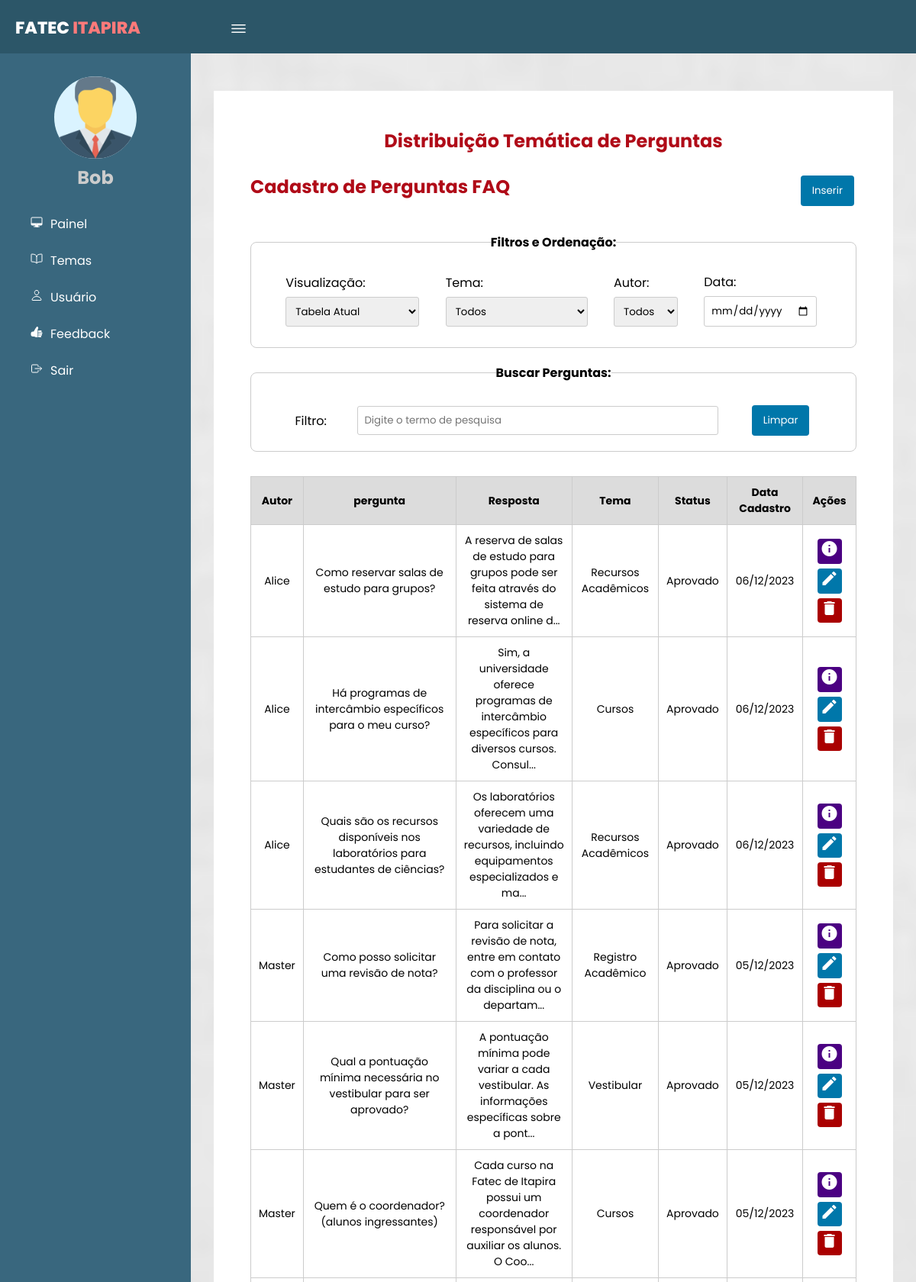
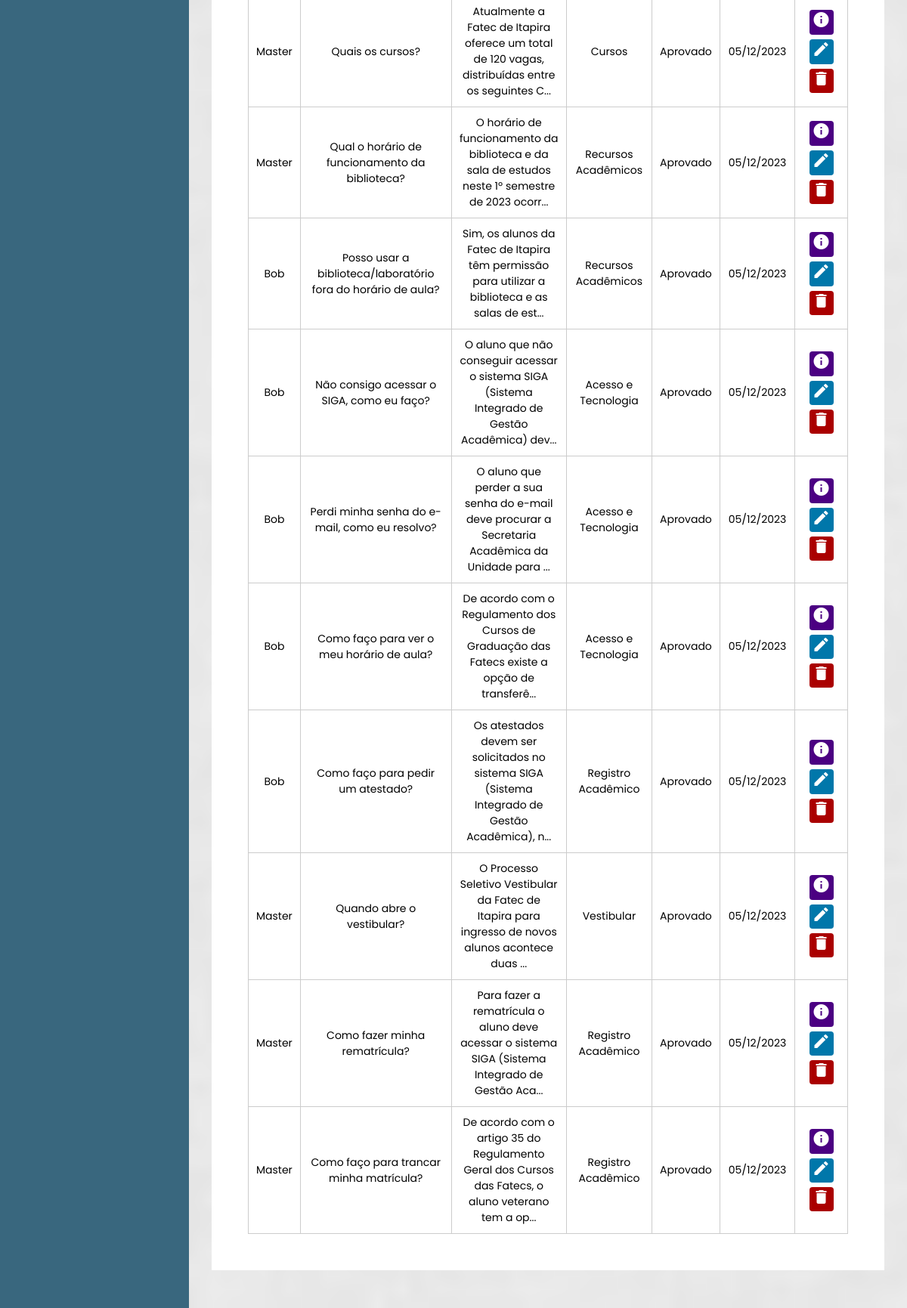
Page /painelAdmin.php (signed in) on the committed database (2 pictures, top to bottom).
### tables this page shows
CREATE TABLE `perguntas` (
  `idPerguntas` int(10) UNSIGNED NOT NULL,
  `Usuarios_idUsuarios` int(10) UNSIGNED DEFAULT NULL,
  `temas_idTemas` int(10) UNSIGNED NOT NULL,
  `Autor` varchar(30) DEFAULT NULL,
  `ConteudoPergunta` text NOT NULL,
  `Resposta` text DEFAULT NULL,
  `Status` varchar(50) DEFAULT 'Pendente',
  `DataSubmissao` datetime NOT NULL DEFAULT current_timestamp(),
  `UltimaAtualizacao` datetime DEFAULT NULL,
  `Origem` varchar(30) DEFAULT NULL
);

CREATE TABLE `temas` (
  `idTemas` int(10) UNSIGNED NOT NULL,
  `NomeTema` varchar(50) NOT NULL,
  `descricaoTema` text DEFAULT NULL,
  `dataCadastro` date NOT NULL
);

### Class/Perguntas.php (called while the page is built, shortened)
<?php
class Perguntas
{
    private $conn;
    public function __construct($conn)
    {
        $this->conn = $conn;
    }
    public function listarPerguntas()
    {
        try {
            $sql = "SELECT perguntas.*, temas.NomeTema FROM perguntas
                LEFT JOIN temas ON perguntas.temas_idTemas = temas.idTemas
                ORDER BY perguntas.DataSubmissao DESC";
            $stmt = $this->conn->query($sql);
            if ($stmt) {
                return $stmt->fetchAll(PDO::FETCH_ASSOC);
            } else {
                throw new Exception("Erro ao executar a consulta SQL");
            }
        } catch (Exception $e) {
            error_log("Erro ao listar usuários: " . $e->getMessage());
            return [];
        }
    }
}
?>

### painelAdmin.php (the view, shortened to what this page needs)
<?php
require_once 'Class/Perguntas.php';
require_once 'conexao.php';
$pergunta = new Perguntas($conn);
$perguntas = $pergunta->listarPerguntas();
?>
<!DOCTYPE html>
<html lang="pt-br">
<head>
    <link rel="stylesheet" href="css/format.css">
</head>
<body page='lista'>
    <header>
        <label for="check">
            <ion-icon name="menu-outline" id="sidebar_btn"></ion-icon>
        </label>
        <div class="left">
            <h3>Fatec <span>Itapira</span></h3>
        </div>
    </header>
    <div class="sidebar">
        <div class="center">
            <img src="icon/manager_icon_129392.png" class="image" alt="">
            <h2><?php echo $_SESSION['nomeUsuario']; ?></h2>
        </div>
        <a href="#" onclick="vizualizar('lista', true)"><ion-icon
                name="desktop-outline"></ion-icon><span>Painel</span></a>
        <a href="gerenciarTema.php"><ion-icon name="book-outline"></ion-icon><span>Temas</span></a>
        <a href="gerenciarUsuario.php"><ion-icon name="person-outline"></ion-icon><span>Usuário</span></a>
        <a href="Views/listarVisitante.php"><ion-icon name="thumbs-up"></ion-icon></ion-icon><span>Feedback</span></a>
        <a href="login/sairLogin.php"><ion-icon name="exit-outline"></ion-icon><span>Sair</span></a>
    </div>
    <div class="content">
        <div id='listaRegistros'>
        <div class="grafico">
            <h3 class="titulo_grafico">Distribuição Temática de Perguntas</h3>
        </div>
            <div class="titulo_ask">
                <h1>Cadastro de Perguntas FAQ</h1>
                <a href="Views/cadastrarPergunta.php"><button>Inserir</button></a>
            </div>
            <div class="filtro">
                <form id="filtroForm">
                <fieldset>
                    <legend>Filtros e Ordenação:</legend>
                        <div class="form-row">
                            <label for="visualizacao">Visualização:</label><br>
                            <select id="visualizacao" name="visualizacao">
                                <option value="atual">Tabela Atual</option>
                            </select>
                        </div>
                        <div class="form-row">
                            <label for="ordenarTema">Tema:</label><br>
                            <select id="ordenarTema" name="ordenarTema">
                                <option value="todos">Todos</option>
                            </select>
                        </div>
                        <div class="form-row">
                            <label style="display: inline-block;" for="filtroAutor">
                            Autor: </label><br>
                            <select id="filtroAutor" name="filtroAutor" class="selecao-autor">
                                <option value="todos">Todos</option>
                            </select>
                        </div>
                        <div class="form-row">
                            <label for="ordenarData">Data: </label><br>
                                <input type="date" id="ordenarData" name="ordenarData" placeholder="Escolha uma data">
                        </div>
                    </fieldset>
                        <fieldset>
                            <legend>Buscar Perguntas:</legend>
                            <label for="filtroPergunta">Filtro: </label>
                            <input type="text" autofocus id="filtroInput" placeholder="Digite o termo de pesquisa">
                        <button type="button" onclick="limparFiltro()">Limpar</button>
                    </fieldset>
                </form>
            </div>
            <?php if (!empty($perguntas)): ?>
                <table>
                    <thead>
                        <tr>
                            <th>Autor</th>
                            <th>pergunta</th>
                            <th>Resposta</th>
                            <th>Tema</th>
                            <th>Status</th>
                            <th >Data Cadastro</th>
                            <th>Ações</th>
                        </tr>
                    </thead>
                    <?php foreach ($perguntas as $lista): ?>
                        <?php
                            $classeOrigem = ($lista['Origem'] == 'Externa') ? 'linha-externa' : '';
                        ?>
                        <tr class="<?php echo $classeOrigem; ?>">
                            <td><?php echo $lista['Autor'] ?></td>
                            <td><?php echo $lista['ConteudoPergunta'] ?></td>
                            <td class="resposta-col">
                                <?php echo nl2br(substr($lista['Resposta'], 0, 95) . (strlen($lista['Resposta']) > 95 ? '...' : '')); ?>
                            </td>
                            <td><?php echo $lista['NomeTema']; ?></td>
                            <td><?php echo $lista['Status'] ?></td>
                            <td class="data-col"><?php echo date('d/m/Y', strtotime($lista['DataSubmissao'])); ?></td>
                            <td>
                                <a href="#" class="detalhes-btn" data-id="<?php echo $lista['idPerguntas']; ?>" title="Detalhes">
                                    <i style="background: indigo;" class="edit material-icons">info</i>
                                </a>
                                <a href="Views/editarPergunta.php?id=<?php echo $lista['idPerguntas']; ?>" title="Editar">
                                    <i class=" edit material-icons">edit</i>
                                </a>
                                <button type="button" class="excluir-btn" data-id="<?php echo $lista['idPerguntas']; ?>" title="Excluir">
                                    <i class="material-icons">delete</i>
                                </button>
                            </td>
                        </tr>
                    <?php endforeach; ?>
                </table>
            <?php else: ?>
                <p>Nenhuma pergunta cadastrada.</p>
            <?php endif; ?>
        </div>
    </body>
</html>

### css/format.css (style rules this page uses)
* { margin: 0; padding: 0; font-family: "Poppins", sans-serif; }
body { background-color: #e9e9e9; }
header { position: fixed; background: #2c5668; padding: 20px; width: 100%; height: 30px; z-index: 5; }
.left h3 { color: #fff; margin: 0; text-transform: uppercase; font-size: 22px; font-weight: 800; }
.left span { color: #ff7a7a; }
.sidebar { position: fixed; width: 250px; height: 100%; margin-top: 70px; padding-top: 30px; left: 0; background: #39677e; transition: 0.5s; transition-property: left; -webkit-transition: 0.5s; -moz-transition: 0.5s; -ms-transition: 0.5s; -o-transition: 0.5s; }
.sidebar .image { width: 108px; height: 108px; border-radius: 100px; -webkit-border-radius: 100px; -moz-border-radius: 100px; -ms-border-radius: 100px; -o-border-radius: 100px; background-color: #daf3ff; }
.sidebar h2 { color: #ccc; margin-top: 0; margin-bottom: 20px; }
.sidebar a { color: #fff; display: block; width: 100%; line-height: 48px; text-decoration: none; padding-left: 40px; box-sizing: border-box; transition: 0.5s; transition-property: background; }
.sidebar .center { text-align: center; }
.sidebar ion-icon { padding-right: 10px; }
label #sidebar_btn { z-index: 1; position: fixed; left: 300px; color: #fff; font-size: 25px; margin: 5px 0; cursor: pointer; transition: 0.5s; transition-property: color; }
.content { background: url(../img/bg.png) no-repeat; background-size: cover; background-position: center; transition: 0.5s; position: relative; margin-left: 250px; top: 69px; z-index: 1; overflow: hidden; }
div#listaRegistros { background: white; padding: 3rem; margin: 50px 30px; }
#listaRegistros { display: flex; align-items: center; justify-content: center; flex-direction: column; }
body[page="lista"] #listaRegistros { display: block; }
a { text-decoration: none; }
#listaRegistros .filtro { margin: 4vh auto; }
table { width: 100%; border-collapse: collapse; }
thead { background: gainsboro; }
table th, table td { text-align: center; font-size: 14px; padding: 10px; border: solid 1px #ccc; }
button { border: none; border-radius: 4px; cursor: pointer; background-color: #07a; color: #fff; margin: 3px; padding: 10px 15px; -webkit-border-radius: 4px; -moz-border-radius: 4px; -ms-border-radius: 4px; -o-border-radius: 4px; }
button.excluir-btn { background-color: #a00; padding: 1px 4px; }
i.edit.material-icons { background: #0077aa; color: white; padding: 1px 4px 7.6px 4px; border-radius: 4px; margin: 3px; }
input { border: solid 1px #ccc; border-radius: 4px; padding: 10px; }
.titulo_ask { display: flex; justify-content: space-between; margin-block-start: 25px; }
.titulo_ask h1 { color: #b00b18; font-size: 24px; }
.resposta-col { max-width: 500px; overflow: hidden; text-overflow: ellipsis; }
.titulo_grafico { display: inline-block; text-align: center; color: #b00b18; font-size: 24px; }
.grafico { display: grid; align-content: center; justify-content: center; }
fieldset { max-width: 100%; margin: 20px 0; padding: 17px; border: 1px solid #ccc; border-radius: 8px; text-align: center; display: flex; flex-wrap: wrap; justify-content: space-evenly; align-items: center; }
.form-row { display: grid; grid-template-columns: max-content 1fr; align-items: center; gap: 6px; margin-bottom: 10px; margin-inline-start: 0px; }
label, select, input { text-align: left; vertical-align: middle; white-space: nowrap; }
select, input { padding: 8px; border: 1px solid #ccc; border-radius: 3px; }
input#filtroInput { outline-color: #b00b1880; }
legend { font-weight: bold; margin-bottom: 10px; }
#filtroInput { width: 60%; }

### rows in the picture
perguntas: Autor "Alice", ConteudoPergunta "Como reservar salas de estudo para grupos?", Resposta "A reserva de salas de estudo para grupos pode ser feita através do sistema de reserva online d...", temas_idTemas.NomeTema "Recursos Acadêmicos", Status "Aprovado", DataSubmissao "06/12/2023"
perguntas: Autor "Alice", ConteudoPergunta "Há programas de intercâmbio específicos para o meu curso?", Resposta "Sim, a universidade oferece programas de intercâmbio específicos para diversos cursos. Consul...", temas_idTemas.NomeTema "Cursos", Status "Aprovado", DataSubmissao "06/12/2023"
perguntas: Autor "Alice", ConteudoPergunta "Quais são os recursos disponíveis nos laboratórios para estudantes de ciências?", Resposta "Os laboratórios oferecem uma variedade de recursos, incluindo equipamentos especializados e ma...", temas_idTemas.NomeTema "Recursos Acadêmicos", Status "Aprovado", DataSubmissao "06/12/2023"
perguntas: Autor "Master", ConteudoPergunta "Como posso solicitar uma revisão de nota?", Resposta "Para solicitar a revisão de nota, entre em contato com o professor da disciplina ou o departam...", temas_idTemas.NomeTema "Registro Acadêmico", Status "Aprovado", DataSubmissao "05/12/2023"
perguntas: Autor "Master", ConteudoPergunta "Qual a pontuação mínima necessária no vestibular para ser aprovado?", Resposta "A pontuação mínima pode variar a cada vestibular. As informações específicas sobre a pont...", temas_idTemas.NomeTema "Vestibular", Status "Aprovado", DataSubmissao "05/12/2023"
perguntas: Autor "Master", ConteudoPergunta "Quem é o coordenador? (alunos ingressantes)", Resposta "Cada curso na Fatec de Itapira possui um coordenador responsável por auxiliar os alunos. O Coo...", temas_idTemas.NomeTema "Cursos", Status "Aprovado", DataSubmissao "05/12/2023"
perguntas: Autor "Master", ConteudoPergunta "Quais os cursos?", Resposta "Atualmente a Fatec de Itapira oferece um total de 120 vagas, distribuídas entre os seguintes C...", temas_idTemas.NomeTema "Cursos", Status "Aprovado", DataSubmissao "05/12/2023"
perguntas: Autor "Master", ConteudoPergunta "Qual o horário de funcionamento da biblioteca?", Resposta "O horário de funcionamento da biblioteca e da sala de estudos neste 1º semestre de 2023 ocorr...", temas_idTemas.NomeTema "Recursos Acadêmicos", Status "Aprovado", DataSubmissao "05/12/2023"
perguntas: Autor "Bob", ConteudoPergunta "Posso usar a biblioteca/laboratório fora do horário de aula?", Resposta "Sim, os alunos da Fatec de Itapira têm permissão para utilizar a biblioteca e as salas de est...", temas_idTemas.NomeTema "Recursos Acadêmicos", Status "Aprovado", DataSubmissao "05/12/2023"
perguntas: Autor "Bob", ConteudoPergunta "Não consigo acessar o SIGA, como eu faço?", Resposta "O aluno que não conseguir acessar o sistema SIGA (Sistema Integrado de Gestão Acadêmica) dev...", temas_idTemas.NomeTema "Acesso e Tecnologia", Status "Aprovado", DataSubmissao "05/12/2023"
perguntas: Autor "Bob", ConteudoPergunta "Perdi minha senha do e-mail, como eu resolvo?", Resposta "O aluno que perder a sua senha do e-mail deve procurar a Secretaria Acadêmica da Unidade para ...", temas_idTemas.NomeTema "Acesso e Tecnologia", Status "Aprovado", DataSubmissao "05/12/2023"
perguntas: Autor "Bob", ConteudoPergunta "Como faço para ver o meu horário de aula?", Resposta "De acordo com o Regulamento dos Cursos de Graduação das Fatecs existe a opção de transferê...", temas_idTemas.NomeTema "Acesso e Tecnologia", Status "Aprovado", DataSubmissao "05/12/2023"
perguntas: Autor "Bob", ConteudoPergunta "Como faço para pedir um atestado?", Resposta "Os atestados devem ser solicitados no sistema SIGA (Sistema Integrado de Gestão Acadêmica), n...", temas_idTemas.NomeTema "Registro Acadêmico", Status "Aprovado", DataSubmissao "05/12/2023"
perguntas: Autor "Master", ConteudoPergunta "Quando abre o vestibular?", Resposta "O Processo Seletivo Vestibular da Fatec de Itapira para ingresso de novos alunos acontece duas ...", temas_idTemas.NomeTema "Vestibular", Status "Aprovado", DataSubmissao "05/12/2023"
perguntas: Autor "Master", ConteudoPergunta "Como fazer minha rematrícula?", Resposta "Para fazer a rematrícula o aluno deve acessar o sistema SIGA (Sistema Integrado de Gestão Aca...", temas_idTemas.NomeTema "Registro Acadêmico", Status "Aprovado", DataSubmissao "05/12/2023"
perguntas: Autor "Master", ConteudoPergunta "Como faço para trancar minha matrícula?", Resposta "De acordo com o artigo 35 do Regulamento Geral dos Cursos das Fatecs, o aluno veterano tem a op...", temas_idTemas.NomeTema "Registro Acadêmico", Status "Aprovado", DataSubmissao "05/12/2023"

### other values in the picture
$_SESSION['nomeUsuario'] "Bob"
